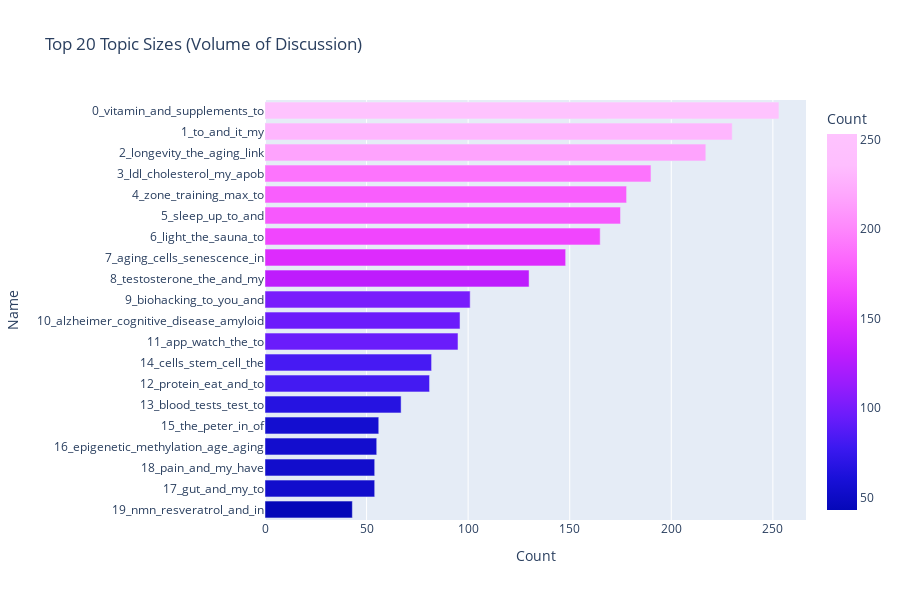
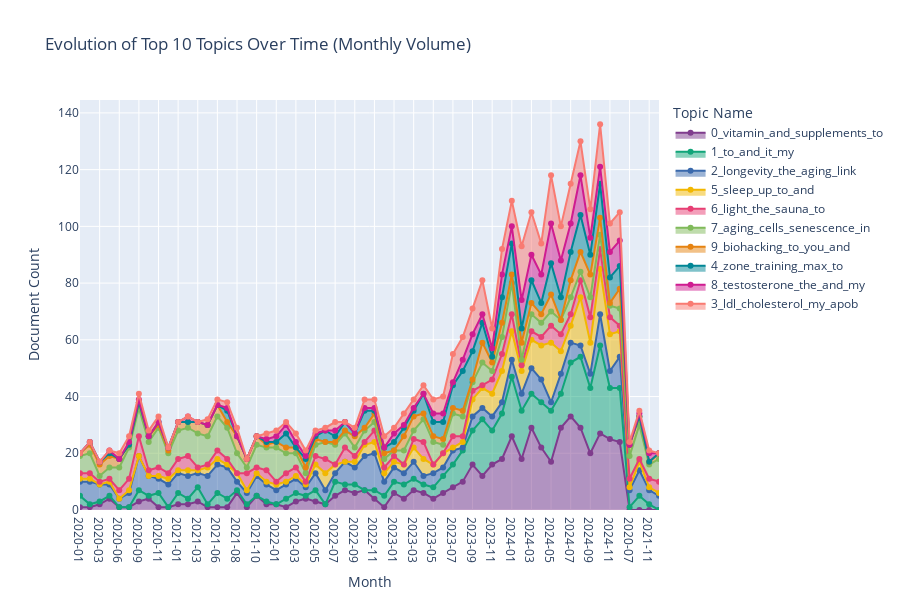

Notebook code for these charts, in order:
### Markdown cell above
# 📊 STEP 3: Core Topic Analysis and Visualization

This step provides the first deep look into the structure of the finalized topics, focusing on size and temporal stability, which are essential metrics for evaluating a topic model.

* **1. Topic Size Visualization:**
    * **Action:** Generated a horizontal bar chart showing the **top 20 largest topics** (excluding the outlier topic, -1).
    * **Purpose:** To quickly identify the **most voluminous areas of discussion** across all subreddits. Topics are ordered by their document count (`Count`), indicating the relative importance or frequency of each subject.
    * **Metric:** Document count (`Count`).

* **2. Temporal Topic Trends:**
    * **Action:** Generated an interactive **area chart** showing the monthly volume of the **top 10 largest topics**.
    * **Purpose:** To observe how the conversations evolve over time. This helps identify:
        * **Stable, evergreen topics** (consistent lines).
        * **Spikes or seasonal trends** (sharp peaks), indicating external events or new scientific findings driving discussion.
    * **Metric:** Monthly document volume (`count`).

* **Result:** These two visualizations provide a quantitative foundation for the topics, validating their size and showing their life cycle before diving into subreddit-specific comparisons.

### Code cell
# ====================================================================
# === STEP 3: ANALYSIS AND VISUALIZATION (Streamlined) - FINAL VERSION ===
# ====================================================================
import plotly.express as px
import matplotlib.pyplot as plt
import seaborn as sns
import pandas as pd
import os
from pathlib import Path
from IPython.display import Image # 👈 NEW: Import the Image object

# --- Setup Output Directory ---
OUTPUT_DIR = Path("visualization_outputs")
OUTPUT_DIR.mkdir(exist_ok=True)
print(f"Saving figures to: {OUTPUT_DIR.resolve()}")

# 1. Visualization of Topic Size
# Exclude the -1 (Outlier) topic for clear analysis
print("📈 1. Visualizing Topic Sizes (Volume of Discussion)...")
df_topic_sizes = topic_model.get_topic_info().query("Topic != -1").sort_values("Count", ascending=False).head(20)

fig_size = px.bar(
    df_topic_sizes,
    x="Count",
    y="Name",
    orientation="h",
    title="Top 20 Topic Sizes (Volume of Discussion)",
    height=600,
    color="Count",
    color_continuous_scale=px.colors.sequential.Plotly3
)
fig_size.update_layout(yaxis={'categoryorder':'total ascending'})
fig_size.show() # Shows interactive Plotly locally

# **EXPORT FIGURE 1**
fig_size_path = OUTPUT_DIR / "3_topic_size_bar_chart.png"
fig_size.write_image(fig_size_path)
# 👈 NEW: Display the saved PNG inline
display(Image(filename=fig_size_path))


# 2. Temporal Topic Trends (Time Series Analysis)
print("\n⏳ 2. Visualizing Temporal Topic Trends...")

# Group the DataFrame by Month and Topic, counting documents
df['month'] = df['created_dt'].dt.to_period('M').astype(str)
df_time = df.query('topic_global != -1').groupby(['month', 'topic_global']).size().reset_index(name='count')

# Merge with Topic Names
topic_names_map = topic_model.get_topic_info().set_index('Topic')['Name'].to_dict()
df_time['Topic Name'] = df_time['topic_global'].map(topic_names_map)

# Get the top 10 topics by overall count (excluding -1)
top_topics_for_plot = df_topic_sizes["Topic"].head(10).tolist()

df_time_top = df_time[df_time['topic_global'].isin(top_topics_for_plot)]

# Use Plotly to create an interactive area chart
fig_time = px.area(
    df_time_top,
    x="month",
    y="count",
    color="Topic Name",
    title=f"Evolution of Top {len(top_topics_for_plot)} Topics Over Time (Monthly Volume)",
    color_discrete_sequence=px.colors.qualitative.Bold,
    markers=True,
    height=600
)
fig_time.update_layout(
    xaxis_title="Month",
    yaxis_title="Document Count",
    xaxis={'type': 'category'}
)
fig_time.show() # Shows interactive Plotly locally

# **EXPORT FIGURE 2**
fig_time_path = OUTPUT_DIR / "3_temporal_topic_trends.png"
fig_time.write_image(fig_time_path)
# 👈 NEW: Display the saved PNG inline
display(Image(filename=fig_time_path))


print("\n✅ Step 3 visualizations generated and saved to PNG successfully.")
print("***CRITICAL FINAL STEP: Rerun this cell, save your .ipynb file, and commit/push the SAVED .ipynb file AND the 'visualization_outputs' folder to GitHub!***")

### Figure 1 — Plotly figure (JSON) as saved in the notebook; plotly's stock layout.template omitted (floating-point values rounded to 4 significant figures)
{"data": [{"hovertemplate": "Count=%{marker.color}<br>Name=%{y}<extra></extra>", "legendgroup": "", "marker": {"color": [253, 230, 217, 190, 178, 175, 165, 148, 130, 101, 96, 95, 82, 81, 67, 56, 55, 54, 54, 43], "coloraxis": "coloraxis", "pattern": {"shape": ""}}, "name": "", "orientation": "h", "showlegend": false, "textposition": "auto", "x": [253, 230, 217, 190, 178, 175, 165, 148, 130, 101, 96, 95, 82, 81, 67, 56, 55, 54, 54, 43], "xaxis": "x", "y": ["0_vitamin_and_supplements_to", "1_to_and_it_my", "2_longevity_the_aging_link", "3_ldl_cholesterol_my_apob", "4_zone_training_max_to", "5_sleep_up_to_and", "6_light_the_sauna_to", "7_aging_cells_senescence_in", "8_testosterone_the_and_my", "9_biohacking_to_you_and", "10_alzheimer_cognitive_disease_amyloid", "11_app_watch_the_to", "14_cells_stem_cell_the", "12_protein_eat_and_to", "13_blood_tests_test_to", "15_the_peter_in_of", "16_epigenetic_methylation_age_aging", "17_gut_and_my_to", "18_pain_and_my_have", "19_nmn_resveratrol_and_in"], "yaxis": "y", "type": "bar"}], "layout": {"xaxis": {"anchor": "y", "domain": [0.0, 1.0], "title": {"text": "Count"}}, "yaxis": {"anchor": "x", "domain": [0.0, 1.0], "title": {"text": "Name"}, "categoryorder": "total ascending"}, "coloraxis": {"colorbar": {"title": {"text": "Count"}}, "colorscale": [[0.0, "#0508b8"], [0.08333, "#1910d8"], [0.1667, "#3c19f0"], [0.25, "#6b1cfb"], [0.3333, "#981cfd"], [0.4167, "#bf1cfd"], [0.5, "#dd2bfd"], [0.5833, "#f246fe"], [0.6667, "#fc67fd"], [0.75, "#fe88fc"], [0.8333, "#fea5fd"], [0.9167, "#febefe"], [1.0, "#fec3fe"]]}, "legend": {"tracegroupgap": 0}, "title": {"text": "Top 20 Topic Sizes (Volume of Discussion)"}, "barmode": "relative", "height": 600}}

### Figure 2 — Plotly figure (JSON) as saved in the notebook; plotly's stock layout.template omitted (floating-point values rounded to 4 significant figures)
{"data": [{"fillpattern": {"shape": ""}, "hovertemplate": "Topic Name=0_vitamin_and_supplements_to<br>month=%{x}<br>count=%{y}<extra></extra>", "legendgroup": "0_vitamin_and_supplements_to", "line": {"color": "rgb(127, 60, 141)"}, "marker": {"symbol": "circle"}, "mode": "lines+markers", "name": "0_vitamin_and_supplements_to", "orientation": "v", "showlegend": true, "stackgroup": "1", "x": ["2020-01", "2020-02", "2020-03", "2020-05", "2020-06", "2020-08", "2020-09", "2020-10", "2020-11", "2020-12", "2021-01", "2021-02", "2021-03", "2021-04", "2021-06", "2021-07", "2021-08", "2021-09", "2021-10", "2021-12", "2022-01", "2022-02", "2022-03", "2022-04", "2022-05", "2022-06", "2022-07", "2022-08", "2022-09", "2022-10", "2022-11", "2022-12", "2023-01", "2023-02", "2023-03", "2023-04", "2023-05", "2023-06", "2023-07", "2023-08", "2023-09", "2023-10", "2023-11", "2023-12", "2024-01", "2024-02", "2024-03", "2024-04", "2024-05", "2024-06", "2024-07", "2024-08", "2024-09", "2024-10", "2024-11", "2024-12"], "xaxis": "x", "y": [1, 1, 2, 4, 1, 1, 3, 4, 1, 1, 2, 2, 3, 1, 1, 1, 6, 1, 5, 2, 2, 1, 3, 4, 3, 2, 5, 7, 6, 7, 4, 1, 6, 4, 7, 6, 4, 6, 8, 10, 16, 12, 16, 18, 26, 18, 29, 22, 17, 29, 33, 29, 20, 27, 25, 24], "yaxis": "y", "type": "scatter"}, {"fillpattern": {"shape": ""}, "hovertemplate": "Topic Name=1_to_and_it_my<br>month=%{x}<br>count=%{y}<extra></extra>", "legendgroup": "1_to_and_it_my", "line": {"color": "rgb(17, 165, 121)"}, "marker": {"symbol": "circle"}, "mode": "lines+markers", "name": "1_to_and_it_my", "orientation": "v", "showlegend": true, "stackgroup": "1", "x": ["2020-01", "2020-02", "2020-03", "2020-05", "2020-07", "2020-09", "2020-10", "2020-11", "2021-01", "2021-02", "2021-03", "2021-04", "2021-05", "2021-06", "2021-07", "2021-08", "2021-09", "2021-11", "2021-12", "2022-02", "2022-03", "2022-04", "2022-05", "2022-07", "2022-08", "2022-09", "2022-11", "2022-12", "2023-01", "2023-02", "2023-03", "2023-04", "2023-05", "2023-06", "2023-07", "2023-08", "2023-09", "2023-10", "2023-11", "2023-12", "2024-01", "2024-02", "2024-03", "2024-04", "2024-05", "2024-06", "2024-07", "2024-08", "2024-09", "2024-10", "2024-11", "2024-12"], "xaxis": "x", "y": [4, 1, 1, 1, 1, 4, 1, 5, 4, 2, 5, 1, 5, 5, 3, 1, 1, 2, 1, 3, 3, 1, 4, 5, 2, 3, 3, 4, 4, 5, 4, 3, 4, 6, 8, 11, 12, 20, 12, 16, 21, 17, 12, 16, 18, 12, 19, 25, 23, 31, 18, 19], "yaxis": "y", "type": "scatter"}, {"fillpattern": {"shape": ""}, "hovertemplate": "Topic Name=2_longevity_the_aging_link<br>month=%{x}<br>count=%{y}<extra></extra>", "legendgroup": "2_longevity_the_aging_link", "line": {"color": "rgb(57, 105, 172)"}, "marker": {"symbol": "circle"}, "mode": "lines+markers", "name": "2_longevity_the_aging_link", "orientation": "v", "showlegend": true, "stackgroup": "1", "x": ["2020-01", "2020-02", "2020-03", "2020-04", "2020-05", "2020-06", "2020-07", "2020-08", "2020-09", "2020-10", "2020-11", "2020-12", "2021-01", "2021-02", "2021-03", "2021-04", "2021-05", "2021-06", "2021-07", "2021-08", "2021-09", "2021-10", "2021-11", "2021-12", "2022-01", "2022-02", "2022-03", "2022-04", "2022-05", "2022-06", "2022-07", "2022-08", "2022-09", "2022-10", "2022-11", "2022-12", "2023-01", "2023-02", "2023-03", "2023-04", "2023-05", "2023-06", "2023-07", "2023-08", "2023-09", "2023-10", "2023-11", "2023-12", "2024-01", "2024-02", "2024-03", "2024-04", "2024-05", "2024-06", "2024-07", "2024-08", "2024-09", "2024-10", "2024-11", "2024-12"], "xaxis": "x", "y": [5, 8, 6, 5, 4, 3, 6, 5, 12, 7, 5, 8, 7, 8, 5, 10, 9, 10, 11, 3, 4, 7, 5, 6, 5, 5, 5, 3, 6, 5, 3, 8, 6, 12, 13, 5, 5, 4, 6, 3, 5, 3, 5, 1, 5, 4, 5, 4, 6, 6, 9, 8, 3, 7, 7, 4, 5, 11, 6, 11], "yaxis": "y", "type": "scatter"}, {"fillpattern": {"shape": ""}, "hovertemplate": "Topic Name=5_sleep_up_to_and<br>month=%{x}<br>count=%{y}<extra></extra>", "legendgroup": "5_sleep_up_to_and", "line": {"color": "rgb(242, 183, 1)"}, "marker": {"symbol": "circle"}, "mode": "lines+markers", "name": "5_sleep_up_to_and", "orientation": "v", "showlegend": true, "stackgroup": "1", "x": ["2020-01", "2020-02", "2020-04", "2020-05", "2020-07", "2020-08", "2020-11", "2020-12", "2021-01", "2021-02", "2021-03", "2021-04", "2021-05", "2021-06", "2021-07", "2021-08", "2021-09", "2021-10", "2021-11", "2021-12", "2022-01", "2022-02", "2022-03", "2022-04", "2022-05", "2022-06", "2022-07", "2022-09", "2022-10", "2022-11", "2022-12", "2023-01", "2023-02", "2023-03", "2023-04", "2023-05", "2023-06", "2023-07", "2023-08", "2023-09", "2023-10", "2023-11", "2023-12", "2024-01", "2024-02", "2024-03", "2024-04", "2024-05", "2024-06", "2024-07", "2024-08", "2024-09", "2024-10", "2024-11", "2024-12"], "xaxis": "x", "y": [1, 1, 1, 1, 1, 1, 1, 2, 1, 2, 1, 3, 3, 2, 1, 3, 1, 1, 1, 1, 2, 1, 1, 1, 3, 6, 3, 2, 4, 4, 3, 2, 3, 5, 6, 3, 5, 1, 2, 6, 7, 8, 11, 10, 8, 10, 12, 21, 8, 6, 17, 11, 16, 13, 9], "yaxis": "y", "type": "scatter"}, {"fillpattern": {"shape": ""}, "hovertemplate": "Topic Name=6_light_the_sauna_to<br>month=%{x}<br>count=%{y}<extra></extra>", "legendgroup": "6_light_the_sauna_to", "line": {"color": "rgb(231, 63, 116)"}, "marker": {"symbol": "circle"}, "mode": "lines+markers", "name": "6_light_the_sauna_to", "orientation": "v", "showlegend": true, "stackgroup": "1", "x": ["2020-01", "2020-02", "2020-03", "2020-04", "2020-05", "2020-06", "2020-07", "2020-08", "2020-09", "2020-10", "2020-11", "2020-12", "2021-01", "2021-02", "2021-03", "2021-04", "2021-05", "2021-06", "2021-07", "2021-09", "2021-10", "2021-11", "2021-12", "2022-01", "2022-02", "2022-03", "2022-04", "2022-05", "2022-06", "2022-08", "2022-09", "2022-10", "2022-11", "2022-12", "2023-01", "2023-03", "2023-04", "2023-07", "2023-08", "2023-09", "2023-10", "2023-11", "2023-12", "2024-01", "2024-02", "2024-03", "2024-04", "2024-05", "2024-06", "2024-07", "2024-08", "2024-09", "2024-10", "2024-11", "2024-12"], "xaxis": "x", "y": [2, 2, 1, 4, 1, 3, 3, 4, 7, 2, 3, 2, 4, 5, 1, 1, 1, 3, 2, 6, 2, 3, 4, 1, 3, 3, 1, 3, 5, 5, 2, 1, 4, 2, 2, 3, 6, 4, 2, 3, 1, 5, 6, 6, 2, 3, 3, 6, 6, 4, 6, 9, 7, 6, 2], "yaxis": "y", "type": "scatter"}, {"fillpattern": {"shape": ""}, "hovertemplate": "Topic Name=7_aging_cells_senescence_in<br>month=%{x}<br>count=%{y}<extra></extra>", "legendgroup": "7_aging_cells_senescence_in", "line": {"color": "rgb(128, 186, 90)"}, "marker": {"symbol": "circle"}, "mode": "lines+markers", "name": "7_aging_cells_senescence_in", "orientation": "v", "showlegend": true, "stackgroup": "1", "x": ["2020-01", "2020-02", "2020-03", "2020-04", "2020-05", "2020-06", "2020-07", "2020-08", "2020-09", "2020-10", "2020-11", "2020-12", "2021-01", "2021-02", "2021-03", "2021-04", "2021-05", "2021-06", "2021-07", "2021-08", "2021-09", "2021-10", "2021-11", "2021-12", "2022-01", "2022-02", "2022-03", "2022-04", "2022-05", "2022-06", "2022-07", "2022-08", "2022-09", "2022-10", "2022-11", "2022-12", "2023-01", "2023-02", "2023-03", "2023-04", "2023-05", "2023-06", "2023-07", "2023-08", "2023-09", "2023-10", "2023-11", "2023-12", "2024-01", "2024-02", "2024-03", "2024-04", "2024-05", "2024-06", "2024-07", "2024-08", "2024-09", "2024-10", "2024-11", "2024-12"], "xaxis": "x", "y": [6, 7, 2, 8, 4, 8, 8, 11, 10, 10, 14, 7, 10, 10, 12, 10, 12, 12, 11, 7, 2, 8, 5, 8, 12, 7, 5, 3, 4, 6, 7, 5, 3, 4, 3, 3, 2, 5, 3, 8, 8, 3, 8, 7, 3, 8, 3, 6, 11, 2, 6, 5, 5, 5, 6, 3, 7, 5, 4, 6], "yaxis": "y", "type": "scatter"}, {"fillpattern": {"shape": ""}, "hovertemplate": "Topic Name=9_biohacking_to_you_and<br>month=%{x}<br>count=%{y}<extra></extra>", "legendgroup": "9_biohacking_to_you_and", "line": {"color": "rgb(230, 131, 16)"}, "marker": {"symbol": "circle"}, "mode": "lines+markers", "name": "9_biohacking_to_you_and", "orientation": "v", "showlegend": true, "stackgroup": "1", "x": ["2020-01", "2020-02", "2020-03", "2020-04", "2020-05", "2020-06", "2020-07", "2020-08", "2020-09", "2020-10", "2020-11", "2020-12", "2021-01", "2021-02", "2021-03", "2021-04", "2021-05", "2021-06", "2021-07", "2021-08", "2021-09", "2021-10", "2021-11", "2021-12", "2022-01", "2022-02", "2022-03", "2022-04", "2022-05", "2022-07", "2022-08", "2022-09", "2022-10", "2022-11", "2022-12", "2023-02", "2023-03", "2023-04", "2023-05", "2023-06", "2023-07", "2023-08", "2023-09", "2023-10", "2023-11", "2023-12", "2024-01", "2024-02", "2024-03", "2024-04", "2024-05", "2024-07", "2024-08", "2024-09", "2024-10", "2024-11", "2024-12"], "xaxis": "x", "y": [1, 3, 4, 2, 4, 3, 4, 1, 2, 2, 1, 1, 3, 2, 4, 4, 3, 4, 2, 6, 3, 3, 1, 1, 2, 2, 2, 2, 2, 1, 1, 4, 1, 3, 2, 5, 5, 2, 2, 2, 2, 2, 1, 7, 3, 5, 3, 6, 4, 3, 6, 6, 7, 8, 6, 1, 7], "yaxis": "y", "type": "scatter"}, {"fillpattern": {"shape": ""}, "hovertemplate": "Topic Name=4_zone_training_max_to<br>month=%{x}<br>count=%{y}<extra></extra>", "legendgroup": "4_zone_training_max_to", "line": {"color": "rgb(0, 134, 149)"}, "marker": {"symbol": "circle"}, "mode": "lines+markers", "name": "4_zone_training_max_to", "orientation": "v", "showlegend": true, "stackgroup": "1", "x": ["2020-02", "2020-03", "2020-05", "2020-11", "2020-12", "2021-07", "2021-12", "2022-02", "2022-04", "2022-05", "2022-06", "2022-07", "2022-08", "2022-09", "2022-10", "2022-11", "2022-12", "2023-01", "2023-02", "2023-03", "2023-04", "2023-05", "2023-06", "2023-07", "2023-08", "2023-09", "2023-10", "2023-11", "2023-12", "2024-01", "2024-02", "2024-03", "2024-04", "2024-05", "2024-06", "2024-07", "2024-08", "2024-09", "2024-10", "2024-11", "2024-12"], "xaxis": "x", "y": [1, 1, 1, 1, 1, 4, 1, 5, 3, 1, 4, 2, 3, 1, 6, 1, 2, 3, 3, 2, 7, 5, 6, 8, 14, 10, 7, 2, 9, 11, 5, 8, 4, 11, 8, 10, 13, 7, 12, 9, 8], "yaxis": "y", "type": "scatter"}, {"fillpattern": {"shape": ""}, "hovertemplate": "Topic Name=8_testosterone_the_and_my<br>month=%{x}<br>count=%{y}<extra></extra>", "legendgroup": "8_testosterone_the_and_my", "line": {"color": "rgb(207, 28, 144)"}, "marker": {"symbol": "circle"}, "mode": "lines+markers", "name": "8_testosterone_the_and_my", "orientation": "v", "showlegend": true, "stackgroup": "1", "x": ["2020-05", "2020-08", "2020-09", "2021-02", "2021-05", "2021-07", "2021-11", "2021-12", "2022-01", "2022-02", "2022-03", "2022-04", "2022-05", "2022-07", "2022-10", "2022-11", "2023-01", "2023-02", "2023-03", "2023-05", "2023-06", "2023-07", "2023-08", "2023-09", "2023-10", "2023-11", "2023-12", "2024-01", "2024-02", "2024-03", "2024-04", "2024-05", "2024-06", "2024-07", "2024-08", "2024-09", "2024-10", "2024-11", "2024-12"], "xaxis": "x", "y": [1, 1, 1, 2, 1, 1, 3, 1, 2, 3, 2, 1, 1, 2, 1, 1, 3, 1, 1, 3, 3, 1, 4, 6, 3, 3, 8, 6, 10, 9, 10, 14, 13, 10, 14, 6, 6, 9, 9], "yaxis": "y", "type": "scatter"}, {"fillpattern": {"shape": ""}, "hovertemplate": "Topic Name=3_ldl_cholesterol_my_apob<br>month=%{x}<br>count=%{y}<extra></extra>", "legendgroup": "3_ldl_cholesterol_my_apob", "line": {"color": "rgb(249, 123, 114)"}, "marker": {"symbol": "circle"}, "mode": "lines+markers", "name": "3_ldl_cholesterol_my_apob", "orientation": "v", "showlegend": true, "stackgroup": "1", "x": ["2020-06", "2020-07", "2020-08", "2020-09", "2020-10", "2020-11", "2021-04", "2021-05", "2021-06", "2021-07", "2021-08", "2021-11", "2021-12", "2022-01", "2022-02", "2022-03", "2022-04", "2022-05", "2022-06", "2022-07", "2022-09", "2022-10", "2022-11", "2022-12", "2023-01", "2023-02", "2023-03", "2023-04", "2023-05", "2023-06", "2023-07", "2023-08", "2023-09", "2023-10", "2023-11", "2023-12", "2024-01", "2024-02", "2024-03", "2024-04", "2024-05", "2024-06", "2024-07", "2024-08", "2024-09", "2024-10", "2024-11", "2024-12"], "xaxis": "x", "y": [2, 1, 2, 2, 2, 2, 2, 1, 2, 2, 3, 1, 2, 2, 1, 3, 2, 1, 1, 3, 2, 3, 3, 4, 2, 4, 3, 3, 5, 6, 10, 8, 9, 12, 7, 9, 9, 19, 15, 11, 17, 12, 14, 12, 10, 15, 10, 10], "yaxis": "y", "type": "scatter"}], "layout": {"xaxis": {"anchor": "y", "domain": [0.0, 1.0], "title": {"text": "Month"}, "type": "category"}, "yaxis": {"anchor": "x", "domain": [0.0, 1.0], "title": {"text": "Document Count"}}, "legend": {"title": {"text": "Topic Name"}, "tracegroupgap": 0}, "title": {"text": "Evolution of Top 10 Topics Over Time (Monthly Volume)"}, "height": 600}}
